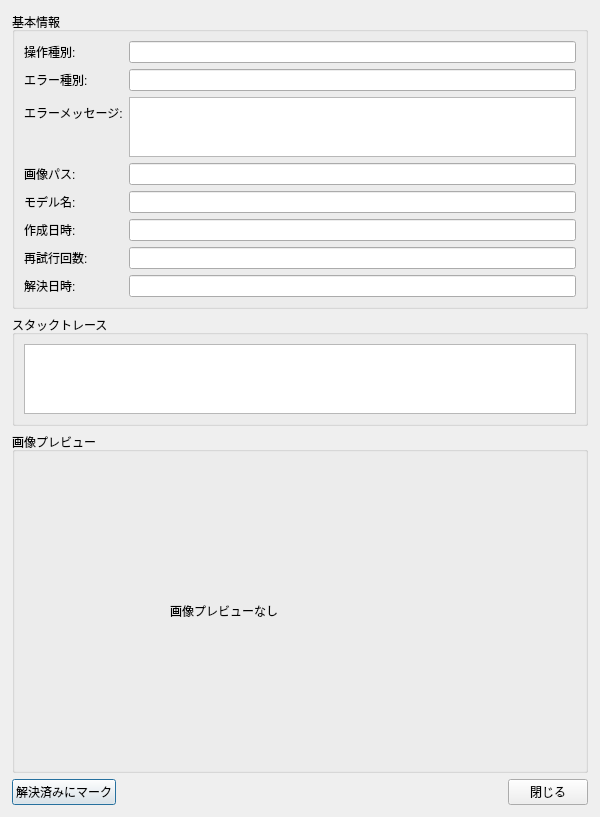
<?xml version="1.0" encoding="UTF-8"?>
<ui version="4.0">
 <class>ErrorDetailDialog</class>
 <widget class="QDialog" name="ErrorDetailDialog">
  <property name="geometry">
   <rect>
    <x>0</x>
    <y>0</y>
    <width>600</width>
    <height>700</height>
   </rect>
  </property>
  <property name="windowTitle">
   <string>エラー詳細</string>
  </property>
  <property name="modal">
   <bool>true</bool>
  </property>
  <layout class="QVBoxLayout" name="verticalLayoutMain">
   <property name="spacing">
    <number>6</number>
   </property>
   <property name="leftMargin">
    <number>12</number>
   </property>
   <property name="topMargin">
    <number>12</number>
   </property>
   <property name="rightMargin">
    <number>12</number>
   </property>
   <property name="bottomMargin">
    <number>12</number>
   </property>
   <item>
    <widget class="QGroupBox" name="groupBoxBasicInfo">
     <property name="title">
      <string>基本情報</string>
     </property>
     <layout class="QFormLayout" name="formLayoutBasicInfo">
      <property name="fieldGrowthPolicy">
       <enum>QFormLayout::FieldGrowthPolicy::ExpandingFieldsGrow</enum>
      </property>
      <item row="0" column="0">
       <widget class="QLabel" name="labelOperationTypeText">
        <property name="text">
         <string>操作種別:</string>
        </property>
       </widget>
      </item>
      <item row="0" column="1">
       <widget class="QLineEdit" name="lineEditOperationType">
        <property name="readOnly">
         <bool>true</bool>
        </property>
       </widget>
      </item>
      <item row="1" column="0">
       <widget class="QLabel" name="labelErrorTypeText">
        <property name="text">
         <string>エラー種別:</string>
        </property>
       </widget>
      </item>
      <item row="1" column="1">
       <widget class="QLineEdit" name="lineEditErrorType">
        <property name="readOnly">
         <bool>true</bool>
        </property>
       </widget>
      </item>
      <item row="2" column="0">
       <widget class="QLabel" name="labelErrorMessageText">
        <property name="text">
         <string>エラーメッセージ:</string>
        </property>
       </widget>
      </item>
      <item row="2" column="1">
       <widget class="QTextEdit" name="textEditErrorMessage">
        <property name="maximumSize">
         <size>
          <width>16777215</width>
          <height>60</height>
         </size>
        </property>
        <property name="readOnly">
         <bool>true</bool>
        </property>
       </widget>
      </item>
      <item row="3" column="0">
       <widget class="QLabel" name="labelFilePathText">
        <property name="text">
         <string>画像パス:</string>
        </property>
       </widget>
      </item>
      <item row="3" column="1">
       <widget class="QLineEdit" name="lineEditFilePath">
        <property name="readOnly">
         <bool>true</bool>
        </property>
       </widget>
      </item>
      <item row="4" column="0">
       <widget class="QLabel" name="labelModelNameText">
        <property name="text">
         <string>モデル名:</string>
        </property>
       </widget>
      </item>
      <item row="4" column="1">
       <widget class="QLineEdit" name="lineEditModelName">
        <property name="readOnly">
         <bool>true</bool>
        </property>
       </widget>
      </item>
      <item row="5" column="0">
       <widget class="QLabel" name="labelCreatedAtText">
        <property name="text">
         <string>作成日時:</string>
        </property>
       </widget>
      </item>
      <item row="5" column="1">
       <widget class="QLineEdit" name="lineEditCreatedAt">
        <property name="readOnly">
         <bool>true</bool>
        </property>
       </widget>
      </item>
      <item row="6" column="0">
       <widget class="QLabel" name="labelRetryCountText">
        <property name="text">
         <string>再試行回数:</string>
        </property>
       </widget>
      </item>
      <item row="6" column="1">
       <widget class="QLineEdit" name="lineEditRetryCount">
        <property name="readOnly">
         <bool>true</bool>
        </property>
       </widget>
      </item>
      <item row="7" column="0">
       <widget class="QLabel" name="labelResolvedAtText">
        <property name="text">
         <string>解決日時:</string>
        </property>
       </widget>
      </item>
      <item row="7" column="1">
       <widget class="QLineEdit" name="lineEditResolvedAt">
        <property name="readOnly">
         <bool>true</bool>
        </property>
       </widget>
      </item>
     </layout>
    </widget>
   </item>
   <item>
    <widget class="QGroupBox" name="groupBoxStackTrace">
     <property name="title">
      <string>スタックトレース</string>
     </property>
     <layout class="QVBoxLayout" name="verticalLayoutStackTrace">
      <item>
       <widget class="QTextEdit" name="textEditStackTrace">
        <property name="readOnly">
         <bool>true</bool>
        </property>
        <property name="lineWrapMode">
         <enum>QTextEdit::LineWrapMode::NoWrap</enum>
        </property>
       </widget>
      </item>
     </layout>
    </widget>
   </item>
   <item>
    <widget class="QGroupBox" name="groupBoxImagePreview">
     <property name="title">
      <string>画像プレビュー</string>
     </property>
     <layout class="QVBoxLayout" name="verticalLayoutImagePreview">
      <item>
       <widget class="QLabel" name="labelImagePreview">
        <property name="minimumSize">
         <size>
          <width>400</width>
          <height>300</height>
         </size>
        </property>
        <property name="maximumSize">
         <size>
          <width>400</width>
          <height>400</height>
         </size>
        </property>
        <property name="text">
         <string>画像プレビューなし</string>
        </property>
        <property name="alignment">
         <set>Qt::AlignmentFlag::AlignCenter</set>
        </property>
        <property name="scaledContents">
         <bool>false</bool>
        </property>
       </widget>
      </item>
     </layout>
    </widget>
   </item>
   <item>
    <layout class="QHBoxLayout" name="horizontalLayoutButtons">
     <item>
      <widget class="QPushButton" name="buttonMarkResolved">
       <property name="text">
        <string>解決済みにマーク</string>
       </property>
      </widget>
     </item>
     <item>
      <spacer name="horizontalSpacerButtons">
       <property name="orientation">
        <enum>Qt::Orientation::Horizontal</enum>
       </property>
       <property name="sizeHint" stdset="0">
        <size>
         <width>40</width>
         <height>20</height>
        </size>
       </property>
      </spacer>
     </item>
     <item>
      <widget class="QPushButton" name="buttonClose">
       <property name="text">
        <string>閉じる</string>
       </property>
      </widget>
     </item>
    </layout>
   </item>
  </layout>
 </widget>
 <resources/>
 <connections>
  <connection>
   <sender>buttonClose</sender>
   <signal>clicked()</signal>
   <receiver>ErrorDetailDialog</receiver>
   <slot>accept()</slot>
   <hints>
    <hint type="sourcelabel">
     <x>540</x>
     <y>680</y>
    </hint>
    <hint type="destinationlabel">
     <x>299</x>
     <y>349</y>
    </hint>
   </hints>
  </connection>
 </connections>
</ui>
